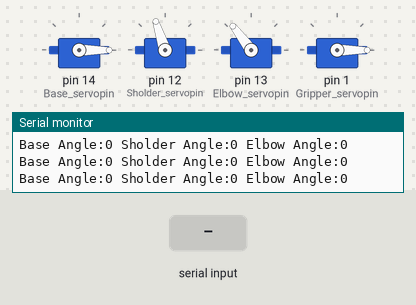
This sketch was run on a simulated Arduino Uno, built with avr-gcc and run on an emulated ATmega328P. Parts: 4 × servo, the last lines printed to the serial monitor. The inputs (shaded band) are chosen by the test bench.

Above: at 1.2 s.
1.3 s: "90,45,200\n" received over Serial
At 2.4 s:
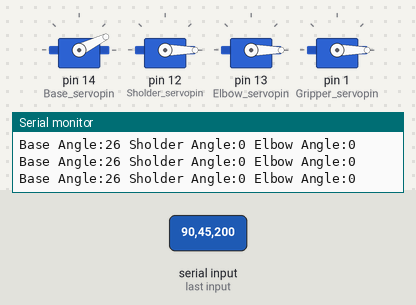
3.0 s: "30,150,10\n" received over Serial
At 3.8 s:
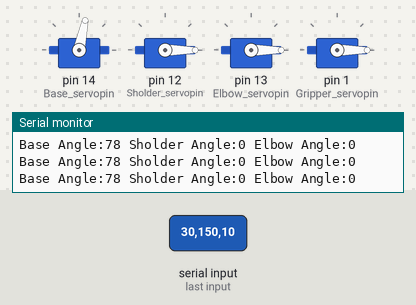
4.5 s: "1,90\n" received over Serial
At 5.1 s:
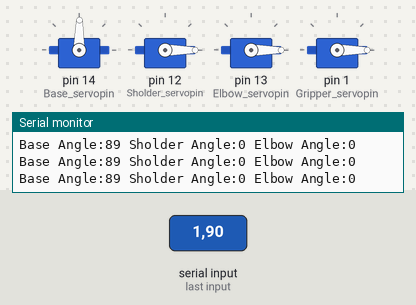
6.0 s: "90,45\n" received over Serial
At 6.4 s:
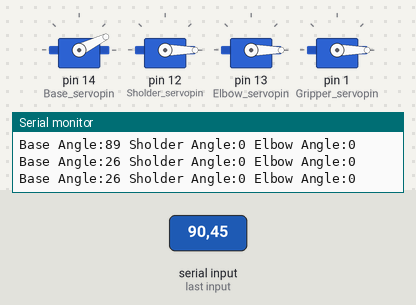
7.5 s: "30,150\n" received over Serial
At 8.9 s:
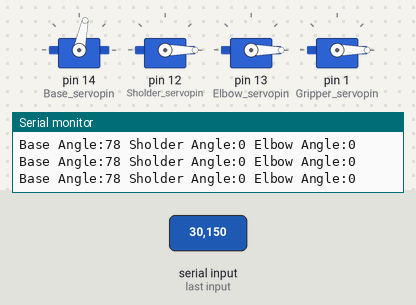
Timing chart, 0 to 10.0 s (numbered marks = the images above; inputs shaded):
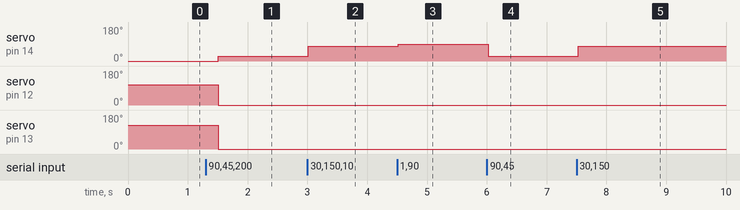

The sketch:

control_algoritham.ino
```cpp
#include<Servo.h>
Servo Base_servo;
Servo Sholder_servo;
Servo Elbow_servo;
Servo Gripper_servo;
#define Base_servopin 14
#define Sholder_servopin 12
#define Elbow_servopin 13
#define Gripper_servopin 1
int Base_Angle,Sholder_Angle,Elbow_Angle,Gripper_Angle;
void setup() {
Base_servo.attach(Base_servopin);
Sholder_servo.attach(Sholder_servopin);
Elbow_servo.attach(Elbow_servopin);
Gripper_servo.attach(Gripper_servopin);
Serial.begin(9600);
Home_position(0,108,127,0);
}

void loop() {
if(Serial.available()>0){
String input=Serial.readStringUntil('\n');
int commaindex=input.indexOf(',');
if(commaindex>0){
  int x=input.substring(0,commaindex).toInt();
  int y=input.substring(commaindex+1).toInt();
  int z=input.substring(commaindex+2).toInt();
  Inverse_kin(x,y,0);
}
}
Serial.print("Base Angle:");
Serial.print(Base_Angle);
Serial.print(" Sholder Angle:");
Serial.print(Sholder_Angle);
Serial.print(" Elbow Angle:");
Serial.println(Elbow_Angle);
delay(250);
}

void  Home_position(int home_base,int home_sholder,int home_elbow,int home_gripper){
  Base_servo.write(home_base);
  Sholder_servo.write(home_sholder);
  Elbow_servo.write(home_elbow);
  Gripper_servo.write(home_gripper);

}
void Inverse_kin(int x,int y,int z){
  float b=asin(y/sqrt(x*x+y*y))*180.0/PI;
  float l=sqrt(x*x+y*y);
  float h=sqrt(z*z+l*l);
  float phi=atan(z/l)*180.0/PI;
  float theta=acos(h/2*75)*180.0/PI;
  int  a1=phi+theta;
  int  a2=phi-theta;
  Base_Angle=constrain(b,0,180);
  Sholder_Angle=constrain(a1,0,180);
  Elbow_Angle=constrain(a2,0,180);
  Base_servo.write(Base_Angle);
  Sholder_servo.write(Sholder_Angle);
  Elbow_servo.write(Elbow_Angle);

}
```

Measured:
- after the input at 1.3 s, servo on pin 14 (Base_servopin): 0° → 26° after 0.21 s; servo on pin 12 (Sholder_servopin): 108° → 0° after 0.21 s; servo on pin 13 (Elbow_servopin): 127° → 0° after 0.21 s
- after the input at 3.0 s, servo on pin 14 (Base_servopin): 26° → 78° at once
- after the input at 4.5 s, servo on pin 14 (Base_servopin): 78° → 89° at once
- after the input at 6.0 s, servo on pin 14 (Base_servopin): 89° → 26° at once
- after the input at 7.5 s, servo on pin 14 (Base_servopin): 26° → 78° at once
